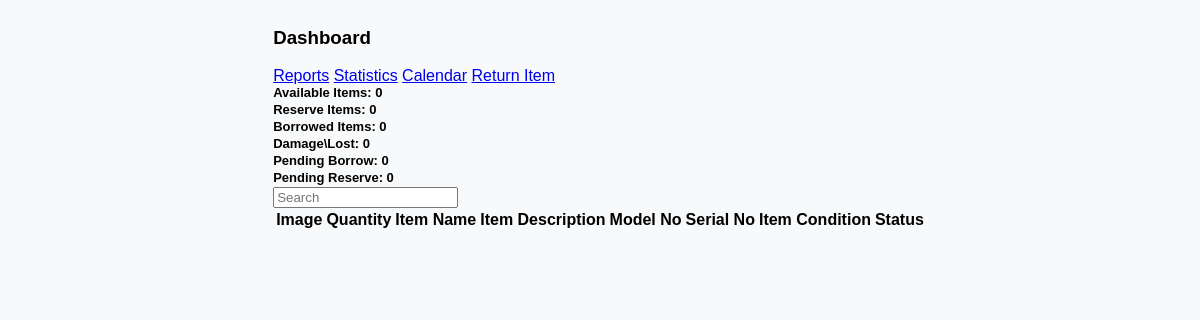
Before: /DashboardCCSStaff/ccslistofborrowableitems.php with the older database file.
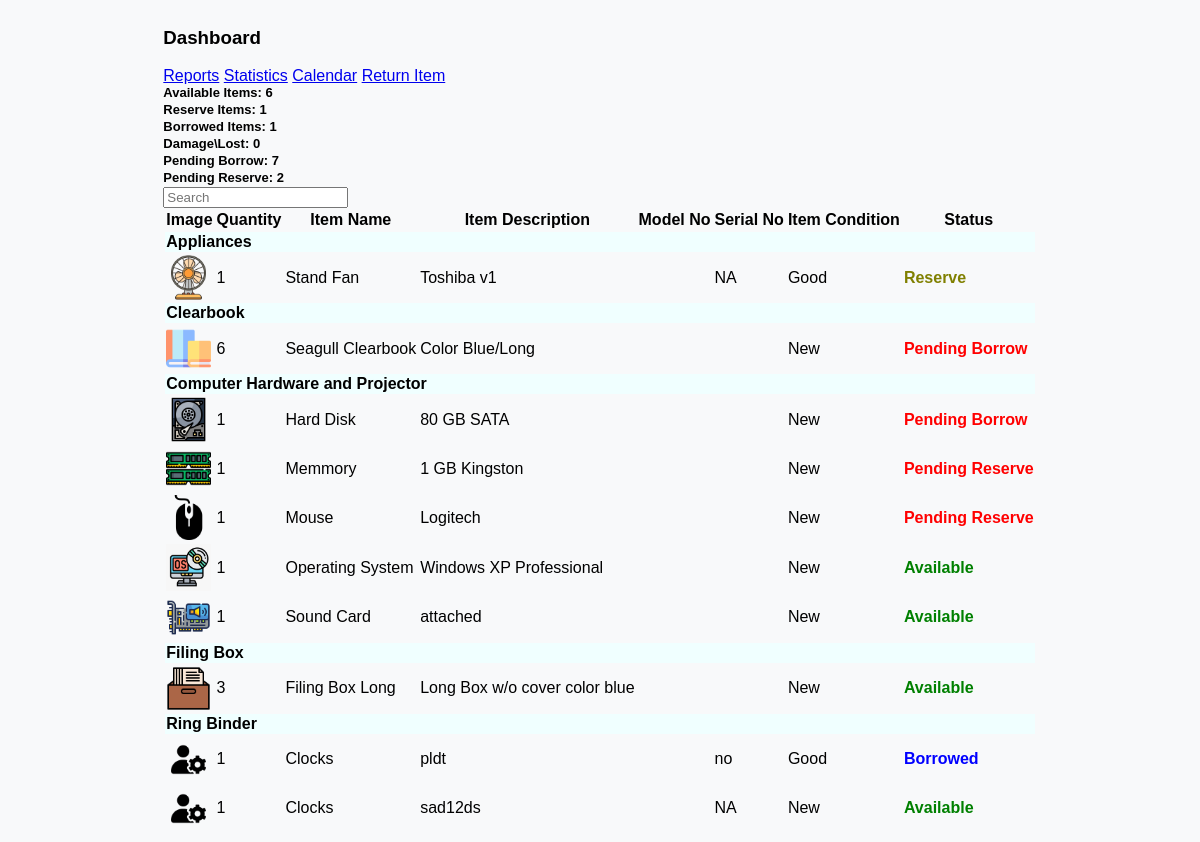
After: the same page with the newer database file.
### tables this page shows
CREATE TABLE `tblitembrand` (
  `id` int(11) NOT NULL,
  `staffid` int(11) NOT NULL,
  `staffname` varchar(50) NOT NULL,
  `itembrand` varchar(50) NOT NULL,
  `categoryname` varchar(50) NOT NULL,
  `subcategoryname` varchar(50) NOT NULL,
  `borrowable` varchar(50) NOT NULL,
  `remarks` varchar(50) NOT NULL,
  `modelno` varchar(50) NOT NULL,
  `serialno` varchar(50) NOT NULL,
  `unitcost` decimal(10,0) NOT NULL,
  `status` varchar(50) NOT NULL,
  `itemcondition` varchar(50) NOT NULL,
  `datetimeadded` datetime NOT NULL,
  `assignfor` varchar(50) DEFAULT NULL,
  `datepurchased` date NOT NULL
);

### DashboardCCSStaff/ccslistofborrowableitems.php (the view, shortened to what the changed rows need)
<?php
$queryitems = "SELECT *, COUNT(*) as quantity FROM tblitembrand WHERE borrowable = 'Yes' GROUP BY itembrand, subcategoryname, modelno, serialno, itemcondition, status ORDER BY categoryname, subcategoryname, itembrand";
$resultitems = mysqli_query($con, $queryitems);
$availableCount = 0;
$reserveCount = 0;
$borrowedCount = 0;
$pendingborrowCount = 0;
$pendingreserveCount = 0;
while ($row = mysqli_fetch_assoc($resultitems)) {
    switch ($row['status']) {
        case 'Available':
            $availableCount += $row['quantity'];
            break;
        case 'Reserve':
            $reserveCount += $row['quantity'];
            break;
        case 'Borrowed':
            $borrowedCount += $row['quantity'];
            break;
        case 'Pending Borrow':
            $pendingborrowCount += $row['quantity'];
            break;
        case 'Pending Reserve':
            $pendingreserveCount += $row['quantity'];
            break;
    }
}
mysqli_data_seek($resultitems, 0);
?>
<main class="ccs-main-container">
            <div class="container ">
            <div class="row">
            <div class="col-md-2 mb-1">
                <div class="card">
                    <div class="card-body">
                        <span class="card-title"><i class="fas fa-box-open"></i> Available Items: <?php echo $availableCount; ?></span>
                    </div>
                </div>
            </div>
            <div class="col-md-2 mb-1">
                <div class="card">
                    <div class="card-body">
                        <span class="card-title"><i class="fas fa-bookmark me-2"></i>Reserve Items: <?php echo $reserveCount; ?></span>
                    </div>
                </div>
            </div>
            <div class="col-md-2 mb-1">
                <div class="card">
                    <div class="card-body">
                        <span class="card-title"><i class="fas fa-handshake"></i> Borrowed Items: <?php echo $borrowedCount; ?></span>
                    </div>
                </div>
            </div>
            <div class="col-md-2 mb-1">
                <div class="card">
                    <div class="card-body">
                        <span class="card-title"><i class="fas fa-times-circle"></i> Pending Borrow:  <?php echo $pendingborrowCount; ?></span>
                    </div>
                </div>
            </div>
            <div class="col-md-2 mb-1">
                <div class="card">
                    <div class="card-body">
                        <span class="card-title"><i class="fas fa-times-circle"></i> Pending Reserve:  <?php echo $pendingreserveCount; ?></span>
                    </div>
                </div>
        </div>
        </div>
        <div class="row table-responsive">
            <table  id="example" class="table table-bordered" >
            <thead class="table-dark ">
                    <tr class='text-center'>
                        <th scope="col">Image</th>
                        <th scope="col">Quantity</th>
                        <th scope="col">Item Name</th>
                        <th scope="col">Item Description</th>
                        <th scope="col">Model No</th>
                        <th scope="col">Serial No</th>
                        <th scope="col">Item Condition</th>
                        <th scope="col">Status</th>
                    </tr>
                </thead>
                <tbody>
                    <?php
                    $currentCategory = null;
                    while ($row = mysqli_fetch_assoc($resultitems)) {
                        if ($currentCategory != $row['categoryname']) {
                            echo "<tr class='category-row'>
                                    <td colspan='9' style='background-color: azure;'><strong>{$row['categoryname']}</strong></td>
                                  </tr>";
                            $currentCategory = $row['categoryname'];
                        }
                        echo "<tr class='item-details-row";
                        if ($row['status'] == 'Missing') {
                            echo " status-missing-row";
                        }
                        echo "'>";
                        $imagePath = 'inventory/SubcategoryItemsimages/' . $row['subcategoryname'] . '.png';
                        if (file_exists($imagePath)) {
                            echo "<td class='text-center'><img src='{$imagePath}' alt='Subcategory Image' width='45'></td>";
                        } else {
                            echo "<td class='text-center'><img src='/inventory/SubcategoryItemsimages/defaultimageitem.png' alt='Default Image' width='50'></td>";
                        }
                        echo "<td class='text-center'>{$row['quantity']}</td>";
                        echo "<td>{$row['subcategoryname']}</td>";
                        echo "<td>{$row['itembrand']}</td>";
                        echo "<td class='text-center'>{$row['modelno']}</td>";
                        echo "<td class='text-center'>{$row['serialno']}</td>";
                        echo "<td class='text-center'>{$row['itemcondition']}</td>";
                        $statusClass = '';
                        switch ($row['status']) {
                            case 'Available':
                                $statusClass = 'status-available';
                                break;
                            case 'Reserve':
                                $statusClass = 'status-reserve';
                                break;
                            case 'Borrowed':
                                $statusClass = 'status-borrowed';
                                break;
                            case 'Pending Borrow':
                                $statusClass = 'status-pendingborrow';
                                break;
                            case 'Pending Reserve':
                                $statusClass = 'status-pendingreserve';
                                break;
                        }
                        echo "<td class='{$statusClass}'>{$row['status']}</td>";
                        echo "</tr>";
                    }
                    ?>
                </tbody>
            </table>
        </div>
    </div>
</main>

Changed rows visible on the page:
added tblitembrand: categoryname "Appliances", subcategoryname (picture), quantity "1", subcategoryname "Stand Fan", itembrand "Toshiba v1", serialno "NA", itemcondition "Good", status "Reserve"
now on this page (row edited): tblitembrand: categoryname "Clearbook", subcategoryname (picture), quantity "6", subcategoryname "Seagull Clearbook", itembrand "Color Blue/Long", itemcondition "New", status "Pending Borrow"
now on this page (row edited): tblitembrand: categoryname "Computer Hardware and Projector", subcategoryname (picture), quantity "1", subcategoryname "Hard Disk", itembrand "80 GB SATA", itemcondition "New", status "Pending Borrow"
now on this page (row edited): tblitembrand: subcategoryname (picture), quantity "1", subcategoryname "Memmory", itembrand "1 GB Kingston", itemcondition "New", status "Pending Reserve"
now on this page (row edited): tblitembrand: subcategoryname (picture), quantity "1", subcategoryname "Mouse", itembrand "Logitech", itemcondition "New", status "Pending Reserve"
now on this page (row edited): tblitembrand: subcategoryname (picture), quantity "1", subcategoryname "Operating System", itembrand "Windows XP Professional", itemcondition "New", status "Available"
now on this page (row edited): tblitembrand: subcategoryname (picture), quantity "1", subcategoryname "Sound Card", itembrand "attached", itemcondition "New", status "Available"
now on this page (row edited): tblitembrand: categoryname "Filing Box", subcategoryname (picture), quantity "3", subcategoryname "Filing Box Long", itembrand "Long Box w/o cover color blue", itemcondition "New", status "Available"
added tblitembrand: categoryname "Ring Binder", subcategoryname (picture), quantity "1", subcategoryname "Clocks", itembrand "pldt", serialno "no", itemcondition "Good", status "Borrowed"
added tblitembrand: subcategoryname (picture), quantity "1", subcategoryname "Clocks", itembrand "sad12ds", serialno "NA", itemcondition "New", status "Available"
Other visible differences:
$availableCount: "0" → "6"
$reserveCount: "0" → "1"
$borrowedCount: "0" → "1"
$pendingborrowCount: "0" → "7"
$pendingreserveCount: "0" → "2"
